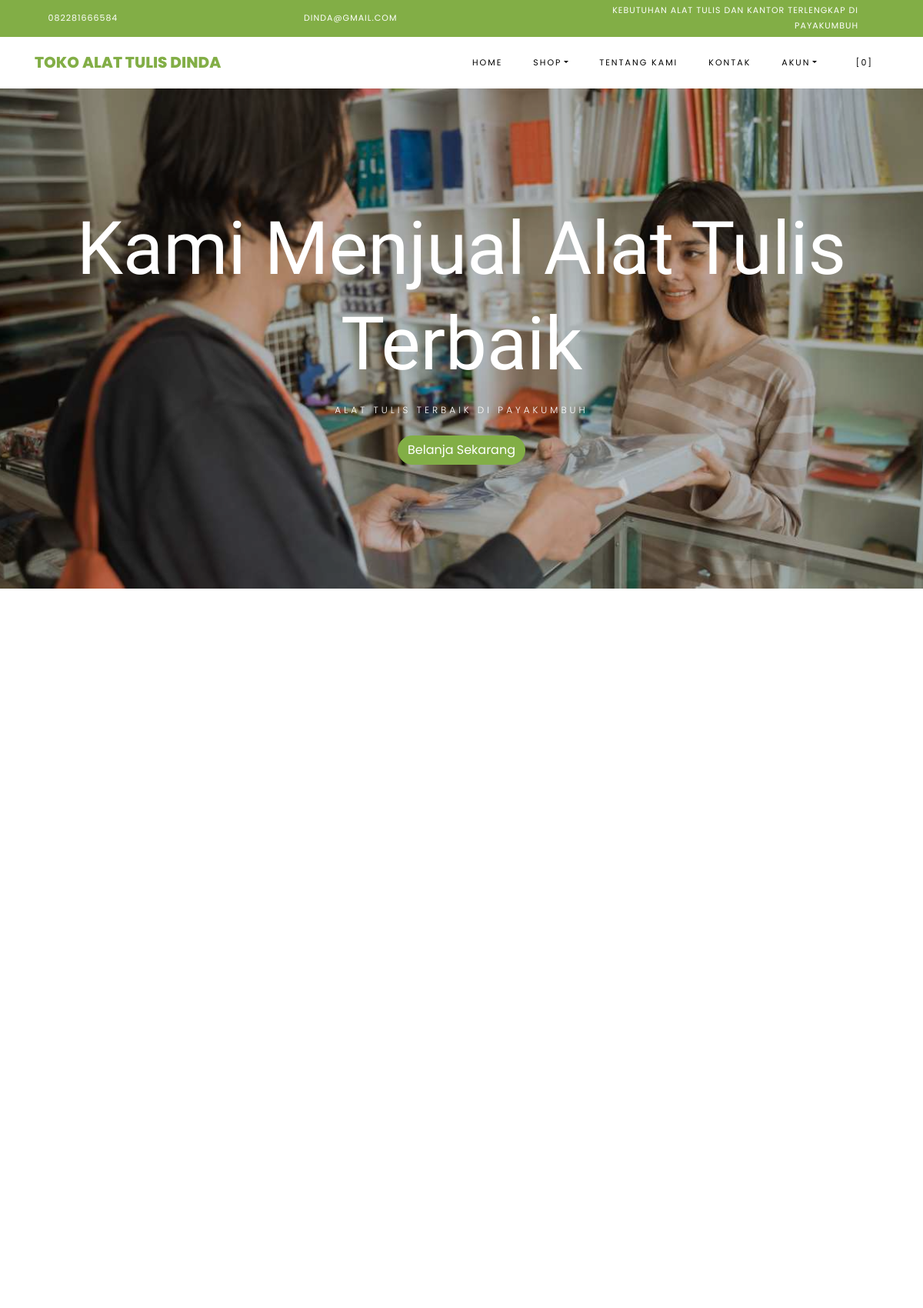
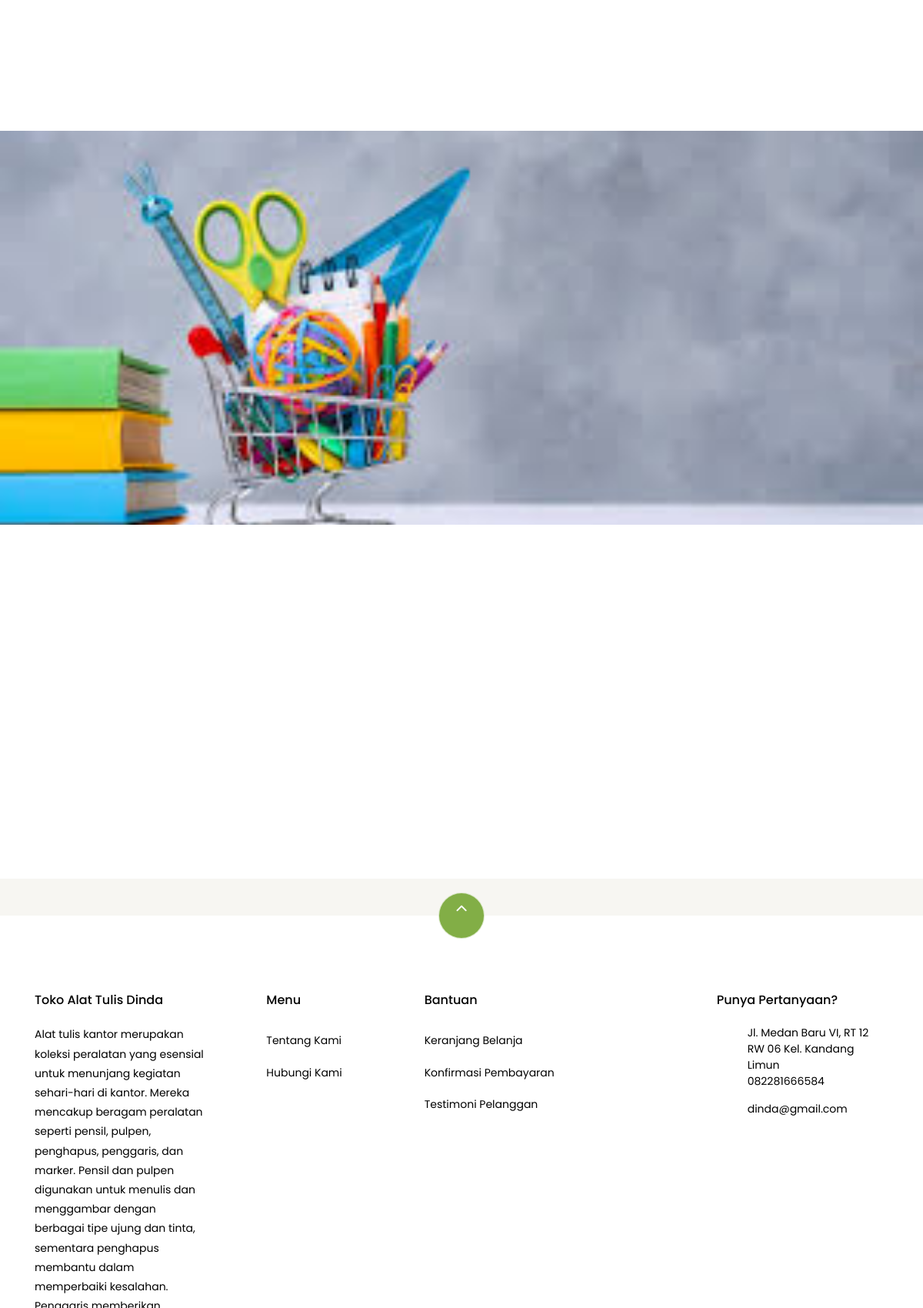
The page / (upper part) on the database its author committed (2 pictures, top to bottom).
### tables this page shows
CREATE TABLE `settings` (
  `id` int(10) NOT NULL,
  `key` varchar(32) NOT NULL,
  `content` text NOT NULL
);

### application/helpers/themes_helper.php (called while the page is built, shortened)
<?php
if ( ! function_exists('get_theme_name'))
{
    function get_theme_name() {
        $current_theme = get_settings('current_theme_name');
        return ($current_theme) ? $current_theme : false;
    }
}
if ( ! function_exists('get_template_part'))
{
    function get_template_part($file_name = null, $params = array()) {
        if ($file_name !== '') {
            $current_theme = get_theme_name();
            if ( file_exists($file_location = VIEWPATH .'themes/'. $current_theme .'/'. $file_name .'.php')) {
                $CI =& get_instance();
                $CI->load->view('themes/'. $current_theme .'/'. $file_name, $params);
            }
            else {
                echo '<div>Kesalahan: berkas tema <b>'. $file_name .'.php</b> tidak ditemukan.<br>Lokasi berkas: <b>'. $file_location .'</b></div>';
            }
        }
    }
}
if ( ! function_exists('get_header'))
{
    function get_header($params = null, $section = '', $current_section = '') {
        $load_params = array();
        if ( is_null($params)) {
            $load_params['title'] = get_settings('site_name');
        }
        else if ( is_string($params)) {
            $load_params['title'] = $params;
        }
        else if ( is_array($params)) {
            $load_params = $params;
        }
        else {
            $load_params['title'] = get_settings('site_name');
        }
        $load_params['sidebar_section'] = $section;
        $load_params['current_section'] = $current_section;
        get_template_part('header', $load_params);
    }
}
if ( ! function_exists('get_footer'))
{
    function get_footer($params = array()) {
        get_template_part('footer', $params);
    }
}
if ( ! function_exists('get_theme_uri'))
{
    function get_theme_uri($file_name = null, $theme_name = NULL)
    {
        $theme_name = ($theme_name == NULL) ? get_theme_name() : $theme_name;
        return is_null($file_name) ? base_url('assets/themes/'. $theme_name .'/') : base_url('assets/themes/'. $theme_name .'/'. $file_name) ;
    }
}

### application/controllers/Home.php (called while the page is built, shortened)
<?php
class Home extends CI_Controller {
    public function index() {
        $params['title'] = '';
        $products['products'] = $this->product->get_all_products();
        $products['best_deal'] = $this->product->best_deal_product();
        $products['reviews'] = $this->review->get_all_reviews();
        get_header($params);
        get_template_part('home', $products);
        get_footer();
    }
}

### index.php (called while the page is built, shortened)
<?php
require_once BASEPATH . 'core/CodeIgniter.php';

### application/helpers/global_helper.php (called while the page is built, shortened)
<?php
if (!function_exists('get_settings')) {
    function get_settings($key = '')
    {
        $CI = &get_instance();
        $row = $CI->db
            ->select('content')
            ->where('key', $key)
            ->get('settings')
            ->row();
        return $row ? $row->content : null;
    }
}
if (!function_exists('get_store_name')) {
    function get_store_name()
    {
        return get_settings('store_name');
    }
}

### application/helpers/session_helper.php (called while the page is built, shortened)
<?php
if (!function_exists('init')) {
    function init()
    {
        $CI = &get_instance();
        return $CI;
    }
}
if (!function_exists('session_data')) {
    function session_data()
    {
        $CI = init();
        $read_session_in_cookie = get_cookie('__ACTIVE_SESSION_DATA');
        $read_session_in_session = $CI->session->userdata('__ACTIVE_SESSION_DATA');
        if ($read_session_in_cookie) {
            $read_data = $CI->encryption->decrypt($read_session_in_cookie);
            $read_data = json_decode($read_data);
            return $read_data;
        } else if ($read_session_in_session) {
            $read_data = $CI->encryption->decrypt($read_session_in_session);
            $read_data = json_decode($read_data);
            return $read_data;
        } else {
            $default_session = new stdClass();
            $default_session->is_login = FALSE;
            $default_session->user_id = 0;
            $default_session->login_at = 0;
            $default_session->remember_me = FALSE;
            return $default_session;
        }
    }
}

### application/views/themes/alat_tulis/home.php (the view, shortened to what this page needs)
<section id="home-section" class="hero">
    <div class="home-slider owl-carousel">
    <div class="slider-item" style="background-image: url(<?php echo get_theme_uri('images/bg_1.JPG'); ?>);">
        <div class="overlay"></div>
      <div class="container">
        <div class="row slider-text justify-content-center align-items-center" data-scrollax-parent="true">
          <div class="col-md-12 ftco-animate text-center">
            <h1 class="mb-2">Kami Menjual Alat Tulis Terbaik</h1>
            <h2 class="subheading mb-4">Alat tulis terbaik di payakumbuh</h2>
            <p><a href="#products" class="btn btn-primary">Belanja Sekarang</a></p>
          </div>
        </div>
      </div>
    </div>
  </div>
</section>
<section class="ftco-section" id="products">
      <div class="container">
          <div class="row no-gutters ftco-services">
  </div>
      </div>
  </section>
  <section class="ftco-section">
  <div class="container">
          <div class="row justify-content-center mb-3 pb-3">
  </div>
  </div>
  <div class="container">
      <div class="row">
      </div>
  </div>
</section>
  <section class="ftco-section img" style="background-image: url(<?php echo get_theme_uri('images/bg_3.JPG'); ?>);">
  <div class="container">
          <div class="row justify-content-end">
  </div>
  </div>
</section>
<section class="ftco-section testimony-section">
    <div class="container">
      <div class="row justify-content-center mb-5 pb-3">
      </div>
    </div>
  </section>

### application/views/themes/alat_tulis/header.php (shortened to what this page needs)
?><!DOCTYPE html>
<html lang="en">
  <head>
    <link rel="stylesheet" href="<?php echo get_theme_uri('css/open-iconic-bootstrap.min.css'); ?>">
    <link rel="stylesheet" href="<?php echo get_theme_uri('css/animate.css'); ?>">
    <link rel="stylesheet" href="<?php echo get_theme_uri('css/owl.carousel.min.css'); ?>">
    <link rel="stylesheet" href="<?php echo get_theme_uri('css/owl.theme.default.min.css'); ?>">
    <link rel="stylesheet" href="<?php echo get_theme_uri('css/magnific-popup.css'); ?>">
    <link rel="stylesheet" href="<?php echo get_theme_uri('css/aos.css'); ?>">
	<link rel="stylesheet" href="<?php echo get_theme_uri('css/ionicons.min.css'); ?>">
	<link rel="stylesheet" href="<?php echo get_theme_uri('js/plugins/@fortawesome/fontawesome-free/css/all.min.css', 'argon'); ?>">
    <link rel="stylesheet" href="<?php echo get_theme_uri('css/bootstrap-datepicker.css'); ?>">
    <link rel="stylesheet" href="<?php echo get_theme_uri('css/jquery.timepicker.css'); ?>">
    <link rel="stylesheet" href="<?php echo get_theme_uri('css/flaticon.css'); ?>">
    <link rel="stylesheet" href="<?php echo get_theme_uri('css/icomoon.css'); ?>">
	<link rel="stylesheet" href="<?php echo get_theme_uri('css/style.css'); ?>">
	<link rel="stylesheet" href="<?php echo base_url('assets/plugins/toastr/toastr.min.css'); ?>">
  </head>
  <body class="goto-here">
		<div class="py-1 bg-primary">
    	<div class="container">
    		<div class="row no-gutters d-flex align-items-start align-items-center px-md-0">
	    		<div class="col-lg-12 d-block">
		    		<div class="row d-flex">
		    			<div class="col-md pr-4 d-flex topper align-items-center">
					    	<div class="icon mr-2 d-flex justify-content-center align-items-center"><span class="icon-phone2"></span></div>
						    <span class="text"><?php echo get_settings('store_phone_number'); ?></span>
					    </div>
					    <div class="col-md pr-4 d-flex topper align-items-center">
					    	<div class="icon mr-2 d-flex justify-content-center align-items-center"><span class="icon-paper-plane"></span></div>
						    <span class="text"><?php echo get_settings('store_email'); ?></span>
					    </div>
					    <div class="col-md-5 pr-4 d-flex topper align-items-center text-lg-right">
						    <span class="text"><?php echo get_settings('store_tagline'); ?></span>
					    </div>
				    </div>
			    </div>
		    </div>
		  </div>
    </div>
    <nav class="navbar navbar-expand-lg navbar-dark ftco_navbar bg-dark ftco-navbar-light" id="ftco-navbar">
	    <div class="container">
	      <a class="navbar-brand" href="<?php echo base_url(); ?>"><?php echo get_store_name(); ?></a>
	      <div class="collapse navbar-collapse" id="ftco-nav">
	        <ul class="navbar-nav ml-auto">
	          <li class="nav-item active"><a href="<?php echo base_url(); ?>" class="nav-link">Home</a></li>
	          <li class="nav-item dropdown">
              <a class="nav-link dropdown-toggle" href="#" id="dropdown04" data-toggle="dropdown" aria-haspopup="true" aria-expanded="false">Shop</a>
            </li>
	          <li class="nav-item"><a href="<?php echo site_url('pages/about'); ?>" class="nav-link">Tentang Kami</a></li>
              <li class="nav-item"><a href="<?php echo site_url('pages/contact'); ?>" class="nav-link">Kontak</a></li>
              <li class="nav-item dropdown">
              <a class="nav-link dropdown-toggle" href="#" id="dropdown05" data-toggle="dropdown" aria-haspopup="true" aria-expanded="false">Akun</a>
            </li>
	          <li class="nav-item cta cta-colored"><a href="<?php echo site_url('shop/cart'); ?>" class="nav-link"><span class="icon-shopping_cart"></span>[<span class="cart-item-total">0</span>]</a></li>
	        </ul>
	      </div>
	    </div>
	  </nav>

### application/views/themes/alat_tulis/footer.php (shortened to what this page needs)
<section class="ftco-section ftco-no-pt ftco-no-pb py-5 bg-light">
    <div class="container py-4">
    </div>
  </section>
  <footer class="ftco-footer ftco-section">
    <div class="container">
        <div class="row">
            <div class="mouse">
                      <a href="#" class="mouse-icon">
                          <div class="mouse-wheel"><span class="ion-ios-arrow-up"></span></div>
                      </a>
                  </div>
        </div>
      <div class="row mb-5">
        <div class="col-md">
          <div class="ftco-footer-widget mb-4">
            <h2 class="ftco-heading-2"><?php echo get_store_name(); ?></h2>
            <p><?php echo get_settings('store_description'); ?></p>
          </div>
        </div>
        <div class="col-md">
          <div class="ftco-footer-widget mb-4 ml-md-5">
            <h2 class="ftco-heading-2">Menu</h2>
            <ul class="list-unstyled">
              <li><a href="<?php echo site_url('pages/about'); ?>" class="py-2 d-block">Tentang Kami</a></li>
              <li><a href="<?php echo site_url('pages/contact'); ?>" class="py-2 d-block">Hubungi Kami</a></li>
            </ul>
          </div>
        </div>
        <div class="col-md-4">
           <div class="ftco-footer-widget mb-4">
            <h2 class="ftco-heading-2">Bantuan</h2>
            <div class="d-flex">
                <ul class="list-unstyled mr-l-5 pr-l-3 mr-4">
                  <li><a href="<?php echo site_url('shop/cart'); ?>" class="py-2 d-block">Keranjang Belanja</a></li>
                  <li><a href="<?php echo site_url('customer/payments/confirm'); ?>" class="py-2 d-block">Konfirmasi Pembayaran</a></li>
                  <li><a href="<?php echo site_url('shop/testimonial'); ?>" class="py-2 d-block">Testimoni Pelanggan</a></li>
                </ul>
              </div>
          </div>
        </div>
        <div class="col-md">
          <div class="ftco-footer-widget mb-4">
              <h2 class="ftco-heading-2">Punya Pertanyaan?</h2>
              <div class="block-23 mb-3">
                <ul>
                  <li><span class="icon icon-map-marker"></span><span class="text"><?php echo get_settings('store_address'); ?></span></li>
                  <li><a href="#"><span class="icon icon-phone"></span><span class="text"><?php echo get_settings('store_phone_number'); ?></span></a></li>
                  <li><a href="#"><span class="icon icon-envelope"></span><span class="text"><?php echo get_settings('store_email'); ?></span></a></li>
                </ul>
              </div>
          </div>
        </div>
      </div>
    </div>
  </footer>
</body>
</html>

### assets/themes/alat_tulis/css/icomoon.css (style rules this page uses)
[class^="icon-"], [class*=" icon-"] { font-family: 'icomoon' !important; speak: none; font-style: normal; font-weight: normal; font-variant: normal; text-transform: none; line-height: 1; -webkit-font-smoothing: antialiased; -moz-osx-font-smoothing: grayscale; }
.icon-map-marker:before { content: "\f041"; }
.icon-phone:before { content: "\f095"; }
.icon-envelope:before { content: "\f0e0"; }
.icon-paper-plane:before { content: "\f1d8"; }
.icon-phone2:before { content: "\e0cd"; }
.icon-shopping_cart:before { content: "\e8cc"; }

### rows shown on the page
settings: content "082281666584"
settings: content "DINDA@GMAIL.COM", content "dinda@gmail.com"
settings: content "KEBUTUHAN ALAT TULIS DAN KANTOR TERLENGKAP DI PAYAKUMBUH"
settings: content "TOKO ALAT TULIS DINDA", content "Toko Alat Tulis Dinda"
settings: content (picture)
settings: content "Jl. Medan Baru VI, RT 12 RW 06 Kel. Kandang Limun"
